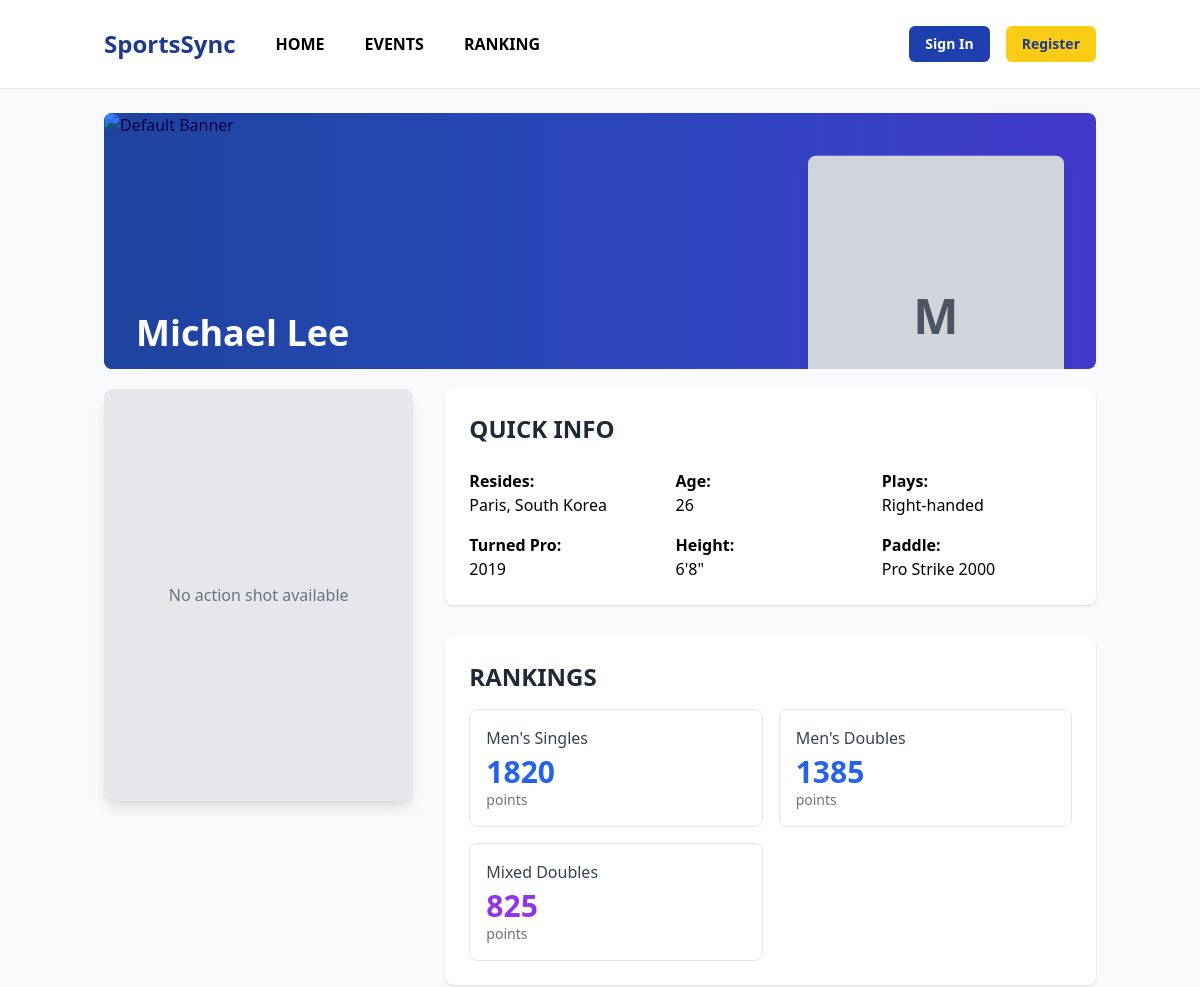
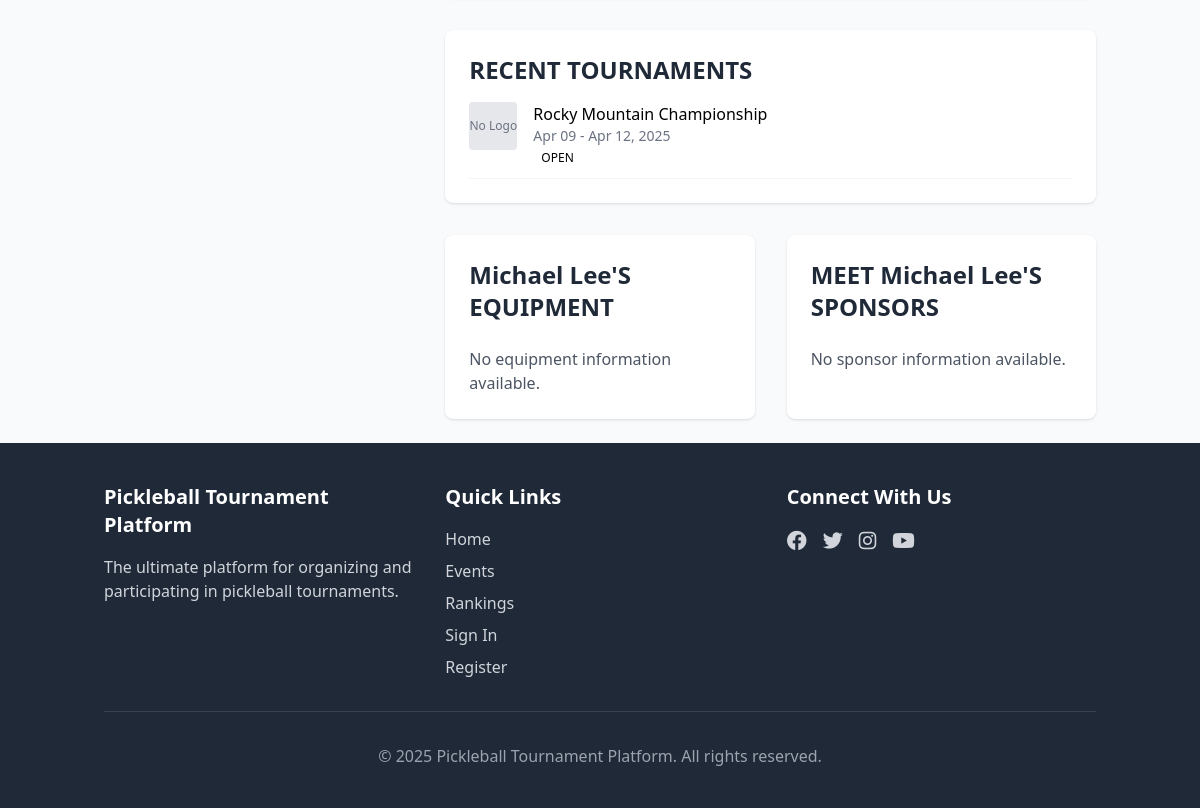
The page /player/9 on the database its author committed (2 pictures, top to bottom).
### app/models.py (models this page shows, shortened)
class PlayerProfile(db.Model):
    id = db.Column(db.Integer, primary_key=True)
    user_id = db.Column(db.Integer, db.ForeignKey('user.id'))
    full_name = db.Column(db.String(100), nullable=False)
    country = db.Column(db.String(100))
    city = db.Column(db.String(100))
    age = db.Column(db.Integer)
    bio = db.Column(db.Text)
    plays = db.Column(db.String(50))  # Right-handed, Left-handed
    height = db.Column(db.String(20))  # Height in ft and inches
    paddle = db.Column(db.String(100))  # Paddle model they use
    profile_image = db.Column(db.String(255))
    action_image = db.Column(db.String(255))
    banner_image = db.Column(db.String(255))
    instagram = db.Column(db.String(255))
    facebook = db.Column(db.String(255))
    twitter = db.Column(db.String(255))
    turned_pro = db.Column(db.Integer)
    mens_singles_points = db.Column(db.Integer, default=0)
    womens_singles_points = db.Column(db.Integer, default=0)
    mens_doubles_points = db.Column(db.Integer, default=0)
    womens_doubles_points = db.Column(db.Integer, default=0)
    mixed_doubles_points = db.Column(db.Integer, default=0)
    registrations = db.relationship('Registration',
                                    backref='player',
                                    lazy='dynamic',
                                    foreign_keys='Registration.player_id')
    partner_registrations = db.relationship('Registration',
                                            backref='partner',
                                            lazy='dynamic',
                                            foreign_keys='Registration.partner_id')

class Tournament(db.Model):
    id = db.Column(db.Integer, primary_key=True)
    name = db.Column(db.String(100), nullable=False)
    organizer_id = db.Column(db.Integer, db.ForeignKey('user.id'))
    location = db.Column(db.String(200))
    description = db.Column(db.Text)
    start_date = db.Column(db.DateTime)
    end_date = db.Column(db.DateTime)
    registration_deadline = db.Column(db.DateTime)
    tier = db.Column(Enum(TournamentTier), default=TournamentTier.OPEN)
    format = db.Column(Enum(TournamentFormat), default=TournamentFormat.SINGLE_ELIMINATION)
    status = db.Column(Enum(TournamentStatus), default=TournamentStatus.UPCOMING)
    prize_pool = db.Column(db.Float)
    logo = db.Column(db.String(255))
    banner = db.Column(db.String(255))
    registration_fee = db.Column(db.Float, default=0.0)
    created_at = db.Column(db.DateTime, index=True, default=datetime.utcnow)
    venue_id = db.Column(db.Integer, db.ForeignKey('venue.id'), nullable=True)
    is_featured = db.Column(db.Boolean, default=False)
    featured_image = db.Column(db.String(255))
    categories = db.relationship('TournamentCategory', backref='tournament', lazy='dynamic')

### app/main/routes.py (the view)
@bp.route('/player/<int:id>')
def player_detail(id):
    player = PlayerProfile.query.get_or_404(id)
    recent_tournaments = []
    registrations = player.registrations.all()
    for registration in registrations:
        tournament = registration.category.tournament
        if tournament not in recent_tournaments:
            recent_tournaments.append(tournament)
    recent_tournaments.sort(key=lambda x: x.start_date, reverse=True)
    equipment = player.equipment.all()
    sponsors = player.player_sponsors.all()
    return render_template('main/player_detail.html',
                           title=player.full_name,
                           player=player,
                           recent_tournaments=recent_tournaments[:5],
                           equipment=equipment,
                           sponsors=sponsors)

### app/templates/main/player_detail.html (shortened to what this page needs)
{% extends "base.html" %}
{% block content %}
<div id="heroBanner" class="relative h-64 overflow-hidden mb-5 rounded-lg">
    <div class="absolute inset-0 bg-gradient-to-r from-blue-900/80 to-transparent">
        {% if player.banner_image %}
            <img src="{{ url_for('static', filename=player.banner_image) }}" alt="Banner" class="w-full h-full object-cover mix-blend-overlay">
        {% else %}
            <img src="{{ url_for('static', filename='images/placeholders/banners/default_banner.jpg') }}" alt="Default Banner" class="w-full h-full object-cover mix-blend-overlay">
        {% endif %}
    </div>
    <div class="absolute bottom-4 left-8 text-white">
        <h1 class="text-4xl font-bold">{{ player.full_name }}</h1>
    </div>
    <div class="absolute right-8 bottom-0 translate-y-1/3">
        {% if player.profile_image %}
            <img src="{{ url_for('static', filename=player.profile_image) }}" alt="Player Portrait" class="h-80 object-cover rounded-lg shadow-lg">
        {% else %}
            <div class="h-80 w-64 bg-gray-300 flex items-center justify-center rounded-lg shadow-lg">
                <span class="text-gray-600 text-5xl font-bold">{{ player.full_name[:1] }}</span>
            </div>
        {% endif %}
    </div>
</div>
<div class="grid grid-cols-1 md:grid-cols-12 gap-8">
    <div id="actionShot" class="md:col-span-4">
        {% if player.action_image %}
            <img src="{{ url_for('static', filename=player.action_image) }}" alt="Action Shot" class="w-full rounded-lg shadow-lg">
        {% else %}
            <div class="w-full aspect-[3/4] bg-gray-200 flex items-center justify-center rounded-lg shadow-lg">
                <span class="text-gray-500">No action shot available</span>
            </div>
        {% endif %}
    </div>
    <div class="md:col-span-8 space-y-8">
        <div id="quickInfo">
            <div class="bg-white rounded-lg shadow p-6">
                <div class="flex justify-between items-center mb-6">
                    <h2 class="text-2xl font-bold text-gray-800">QUICK INFO</h2>
                </div>
                <div class="grid grid-cols-2 md:grid-cols-3 gap-4">
                    <div>
                        <span class="font-semibold block">Resides:</span>
                        <span>{{ player.city }}, {{ player.country }}</span>
                    </div>
                    <div>
                        <span class="font-semibold block">Age:</span>
                        <span>{{ player.age }}</span>
                    </div>
                    <div>
                        <span class="font-semibold block">Plays:</span>
                        <span>{{ player.plays }}</span>
                    </div>
                    <div>
                        <span class="font-semibold block">Turned Pro:</span>
                        <span>{{ player.turned_pro }}</span>
                    </div>
                    <div>
                        <span class="font-semibold block">Height:</span>
                        <span>{{ player.height }}</span>
                    </div>
                    <div>
                        <span class="font-semibold block">Paddle:</span>
                        <span>{{ player.paddle }}</span>
                    </div>
                </div>
            </div>
        </div>
        <div class="bg-white rounded-lg shadow p-6">
            <h2 class="text-2xl font-bold text-gray-800 mb-4">RANKINGS</h2>
            <div class="grid grid-cols-1 md:grid-cols-2 gap-4">
                {% if player.mens_singles_points > 0 %}
                    <div class="border border-gray-200 rounded-lg p-4">
                        <h3 class="font-medium text-gray-700 mb-1">Men's Singles</h3>
                        <div class="text-3xl font-bold text-blue-600">{{ player.mens_singles_points }}</div>
                        <div class="text-sm text-gray-500">points</div>
                    </div>
                {% endif %}
                {% if player.mens_doubles_points > 0 %}
                    <div class="border border-gray-200 rounded-lg p-4">
                        <h3 class="font-medium text-gray-700 mb-1">Men's Doubles</h3>
                        <div class="text-3xl font-bold text-blue-600">{{ player.mens_doubles_points }}</div>
                        <div class="text-sm text-gray-500">points</div>
                    </div>
                {% endif %}
                {% if player.mixed_doubles_points > 0 %}
                    <div class="border border-gray-200 rounded-lg p-4">
                        <h3 class="font-medium text-gray-700 mb-1">Mixed Doubles</h3>
                        <div class="text-3xl font-bold text-purple-600">{{ player.mixed_doubles_points }}</div>
                        <div class="text-sm text-gray-500">points</div>
                    </div>
                {% endif %}
            </div>
        </div>
        <div class="bg-white rounded-lg shadow p-6">
            <h2 class="text-2xl font-bold text-gray-800 mb-4">RECENT TOURNAMENTS</h2>
            {% if recent_tournaments %}
                <div class="space-y-4">
                    {% for tournament in recent_tournaments %}
                        <div class="flex border-b border-gray-100 pb-3">
                            <div class="w-16 flex-shrink-0">
                                {% if tournament.logo %}
                                    <img src="{{ url_for('static', filename=tournament.logo) }}" alt="{{ tournament.name }}" class="w-12 h-12 object-contain">
                                {% else %}
                                    <div class="w-12 h-12 bg-gray-200 flex items-center justify-center rounded">
                                        <span class="text-xs text-gray-500">No Logo</span>
                                    </div>
                                {% endif %}
                            </div>
                            <div class="flex-1">
                                <a href="{{ url_for('main.tournament_detail', id=tournament.id) }}" class="font-medium hover:text-blue-600">{{ tournament.name }}</a>
                                <div class="text-sm text-gray-500">{{ tournament.start_date.strftime('%b %d') }} - {{ tournament.end_date.strftime('%b %d, %Y') }}</div>
                                <div class="text-xs mt-1">
                                    <span class="px-2 py-1 bg-{{ tournament.tier.value|lower }}-100 text-{{ tournament.tier.value|lower }}-800 rounded">
                                        {{ tournament.tier.value }}
                                    </span>
                                </div>
                            </div>
                        </div>
                    {% endfor %}
                </div>
            {% else %}
                <p class="text-gray-600">No tournament history available.</p>
            {% endif %}
        </div>
        <div class="grid grid-cols-1 md:grid-cols-2 gap-8">
            <div id="equipment" class="h-full">
                <div class="bg-white rounded-lg shadow p-6 h-full">
                    <h2 class="text-2xl font-bold text-gray-800 mb-6">{{ player.full_name }}'S EQUIPMENT</h2>
                    {% if equipment %}
                        {% for item in equipment %}
                            <div class="flex items-center space-x-4 {% if not loop.last %}mb-4 pb-4 border-b border-gray-100{% endif %}">
                                <div class="w-16">
                                    {% if item.image %}
                                        <img src="{{ url_for('static', filename=item.image) }}" alt="{{ item.name }}" class="w-full">
                                    {% else %}
                                        <div class="w-16 h-16 bg-gray-200 flex items-center justify-center rounded">
                                            <span class="text-xs text-gray-500">No Image</span>
                                        </div>
                                    {% endif %}
                                </div>
                                <div class="flex-1">
                                    <div class="font-semibold">{{ item.brand }}</div>
                                    <div class="text-sm text-gray-600">{{ item.name }}</div>
                                </div>
                                {% if item.buy_link %}
                                    <a href="{{ item.buy_link }}" class="px-4 py-2 text-blue-600 hover:text-blue-700" target="_blank">Buy Now →</a>
                                {% endif %}
                            </div>
                        {% endfor %}
                    {% else %}
                        <p class="text-gray-600">No equipment information available.</p>
                    {% endif %}
                </div>
            </div>
            <div id="sponsors" class="h-full flex flex-col justify-end">
                <div class="bg-white rounded-lg shadow p-6 h-full">
                    <h2 class="text-2xl font-bold text-gray-800 mb-6">MEET {{ player.full_name }}'S SPONSORS</h2>
                    {% if sponsors %}
                        <div class="grid grid-cols-2 gap-6">
                            {% for sponsor in sponsors %}
                                <div class="flex items-center justify-center p-4">
                                    {% if sponsor.logo %}
                                        <a href="{{ sponsor.link }}" target="_blank">
                                            <img src="{{ url_for('static', filename=sponsor.logo) }}" alt="{{ sponsor.name }} Logo" class="max-w-[200px] max-h-[65px]">
                                        </a>
                                    {% else %}
                                        <div class="w-32 h-16 bg-gray-200 flex items-center justify-center rounded">
                                            <span class="text-xs text-gray-500">{{ sponsor.name }}</span>
                                        </div>
                                    {% endif %}
                                </div>
                            {% endfor %}
                        </div>
                    {% else %}
                        <p class="text-gray-600">No sponsor information available.</p>
                    {% endif %}
                </div>
            </div>
        </div>
    </div>
</div>
{% endblock %}

### rows shown on the page
PlayerProfile: full_name "Michael Lee", full_name "M", city "Paris", country "South Korea", age "26", plays "Right-handed", turned_pro "2019", height "6'8\"", paddle "Pro Strike 2000", mens_singles_points "1820", mens_doubles_points "1385", mixed_doubles_points "825"
Tournament: shows "No Logo", name "Rocky Mountain Championship", start_date "Apr 09", end_date "Apr 12, 2025", tier.value "OPEN"

### other values the page prints
{{ now.year if now else 2025 }} "2025"
